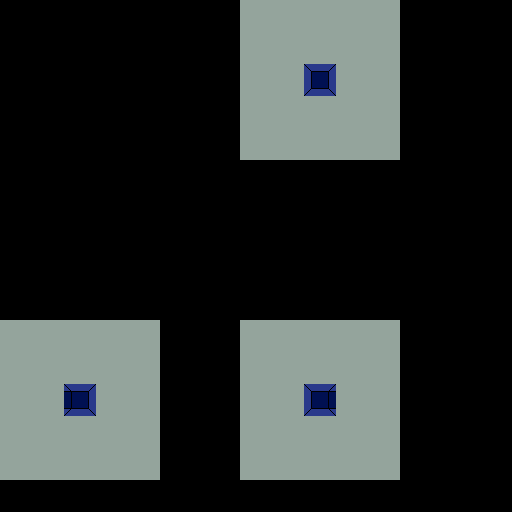

Tiled map render using the project's own tile images. Description and the map definition, with tile-layer contents summarised, below:
An orthogonal 64x64 tile map with 8x8 px tiles, 1 tile layer (Tile Layer 1).

<map version="1.9" tiledversion="1.9.2" orientation="orthogonal" renderorder="right-down" width="64" height="64" tilewidth="8" tileheight="8" infinite="0" nextlayerid="2" nextobjectid="1">
 <editorsettings>
  <export target="tilemapFour.c" format="gba" />
 </editorsettings>
 <tileset firstgid="1" source="tileset.tsx" />
 <layer id="1" name="Tile Layer 1" width="64" height="64">
  <data>[4096 cells, 1800 non-empty, 15 distinct tile ids]</data>
 </layer>
</map>
